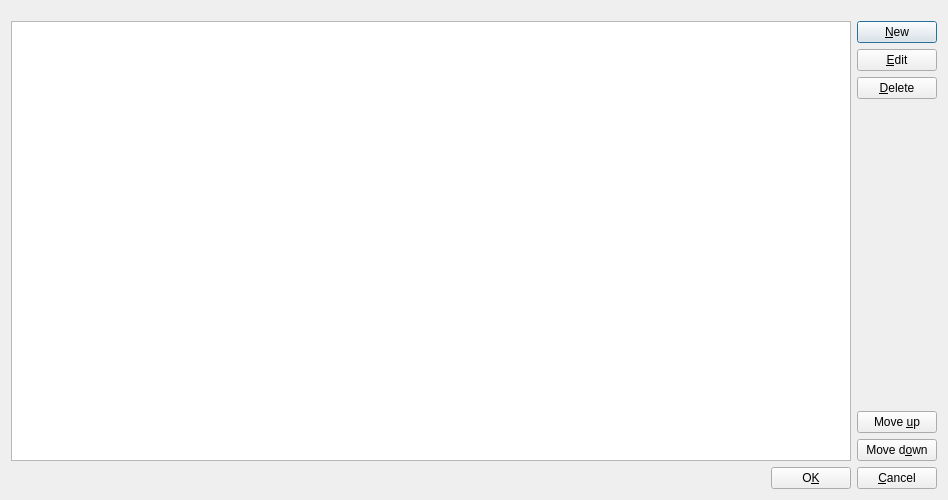
<?xml version="1.0" encoding="UTF-8"?>
<ui version="4.0">
 <class>RgOrderedListViewDialog</class>
 <widget class="QDialog" name="rgOrderedListViewDialog">
  <property name="windowModality">
   <enum>Qt::NonModal</enum>
  </property>
  <property name="geometry">
   <rect>
    <x>0</x>
    <y>0</y>
    <width>948</width>
    <height>500</height>
   </rect>
  </property>
  <property name="sizePolicy">
   <sizepolicy hsizetype="Fixed" vsizetype="Fixed">
    <horstretch>0</horstretch>
    <verstretch>0</verstretch>
   </sizepolicy>
  </property>
  <property name="windowTitle">
   <string>Select include directories</string>
  </property>
  <property name="styleSheet">
   <string notr="true">Qwidget#rgOrderedListViewDialog
{
border: 1px solid blue;
}</string>
  </property>
  <layout class="QVBoxLayout" name="verticalLayout_4">
   <item>
    <spacer name="verticalSpacer_3">
     <property name="orientation">
      <enum>Qt::Vertical</enum>
     </property>
     <property name="sizeType">
      <enum>QSizePolicy::Fixed</enum>
     </property>
     <property name="sizeHint" stdset="0">
      <size>
       <width>20</width>
       <height>10</height>
      </size>
     </property>
    </spacer>
   </item>
   <item>
    <layout class="QHBoxLayout" name="horizontalLayout_2">
     <item>
      <widget class="QListWidget" name="itemsList">
       <property name="styleSheet">
        <string notr="true"/>
       </property>
       <property name="alternatingRowColors">
        <bool>true</bool>
       </property>
      </widget>
     </item>
     <item>
      <layout class="QVBoxLayout" name="verticalLayout_3">
       <item>
        <layout class="QVBoxLayout" name="verticalPushButtonsLayout">
         <item>
          <widget class="QPushButton" name="newPushButton">
           <property name="cursor">
            <cursorShape>PointingHandCursor</cursorShape>
           </property>
           <property name="text">
            <string>&amp;New</string>
           </property>
          </widget>
         </item>
         <item>
          <widget class="QPushButton" name="editPushButton">
           <property name="cursor">
            <cursorShape>PointingHandCursor</cursorShape>
           </property>
           <property name="text">
            <string>&amp;Edit</string>
           </property>
          </widget>
         </item>
         <item>
          <widget class="QPushButton" name="deletePushButton">
           <property name="cursor">
            <cursorShape>PointingHandCursor</cursorShape>
           </property>
           <property name="text">
            <string>&amp;Delete</string>
           </property>
          </widget>
         </item>
        </layout>
       </item>
       <item>
        <spacer name="verticalSpacer_2">
         <property name="orientation">
          <enum>Qt::Vertical</enum>
         </property>
         <property name="sizeHint" stdset="0">
          <size>
           <width>20</width>
           <height>40</height>
          </size>
         </property>
        </spacer>
       </item>
       <item>
        <layout class="QVBoxLayout" name="verticalLayout_2">
         <item>
          <widget class="QPushButton" name="moveUpPushButton">
           <property name="cursor">
            <cursorShape>PointingHandCursor</cursorShape>
           </property>
           <property name="text">
            <string>Move &amp;up</string>
           </property>
          </widget>
         </item>
         <item>
          <widget class="QPushButton" name="moveDownPushButton">
           <property name="cursor">
            <cursorShape>PointingHandCursor</cursorShape>
           </property>
           <property name="text">
            <string>Move d&amp;own</string>
           </property>
          </widget>
         </item>
        </layout>
       </item>
      </layout>
     </item>
    </layout>
   </item>
   <item>
    <layout class="QHBoxLayout" name="horizontalLayout">
     <item>
      <spacer name="horizontalSpacer">
       <property name="orientation">
        <enum>Qt::Horizontal</enum>
       </property>
       <property name="sizeHint" stdset="0">
        <size>
         <width>40</width>
         <height>20</height>
        </size>
       </property>
      </spacer>
     </item>
     <item>
      <widget class="QPushButton" name="okPushButton">
       <property name="cursor">
        <cursorShape>PointingHandCursor</cursorShape>
       </property>
       <property name="text">
        <string>O&amp;K</string>
       </property>
      </widget>
     </item>
     <item>
      <widget class="QPushButton" name="cancelPushButton">
       <property name="cursor">
        <cursorShape>PointingHandCursor</cursorShape>
       </property>
       <property name="text">
        <string>&amp;Cancel</string>
       </property>
      </widget>
     </item>
    </layout>
   </item>
  </layout>
 </widget>
 <resources/>
 <connections/>
</ui>
